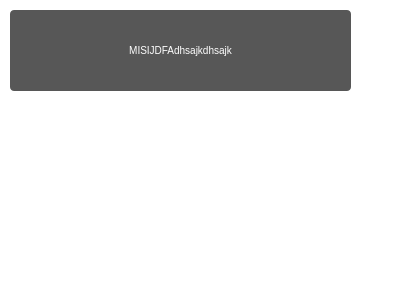
<?xml version="1.0" encoding="UTF-8"?>
<ui version="4.0">
 <class>MessageDialog</class>
 <widget class="QDialog" name="MessageDialog">
  <property name="geometry">
   <rect>
    <x>0</x>
    <y>0</y>
    <width>400</width>
    <height>300</height>
   </rect>
  </property>
  <property name="windowTitle">
   <string>Dialog</string>
  </property>
  <property name="styleSheet">
   <string notr="true">border:0px solid red;
border-radius:4px;
background-color:rgba(100%,100%,100%,1%);
</string>
  </property>
  <widget class="QLabel" name="label">
   <property name="geometry">
    <rect>
     <x>10</x>
     <y>10</y>
     <width>341</width>
     <height>81</height>
    </rect>
   </property>
   <property name="styleSheet">
    <string notr="true">background-color: rgba(0, 0, 0,66%);
border-radius:4px;
font:10px;
color: #ffffff;</string>
   </property>
   <property name="text">
    <string>MISIJDFAdhsajkdhsajk</string>
   </property>
   <property name="alignment">
    <set>Qt::AlignCenter</set>
   </property>
  </widget>
 </widget>
 <resources/>
 <connections/>
</ui>
